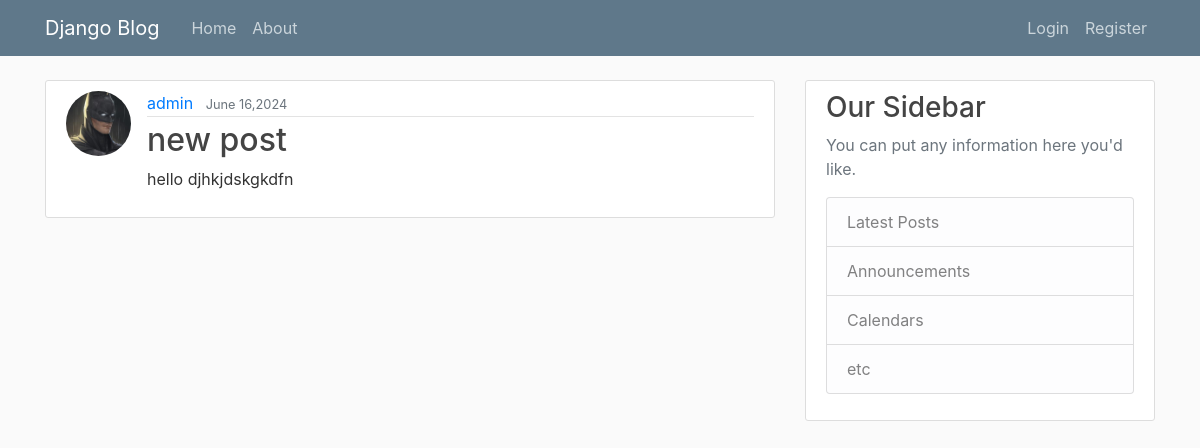
/post/16/, run on the app's committed database.
### polls/models.py (models this page shows, shortened)
class post(models.Model):
    author=models.ForeignKey(User, on_delete=models.CASCADE)
    date_posted=models.DateTimeField(default=timezone.now)
    title=models.CharField(max_length=100)
    content=models.TextField()

### users/models.py (models this page shows, shortened)
class Profile(models.Model):
    username=models.OneToOneField(User,on_delete=models.CASCADE)
    image=models.ImageField(default='default.jpg',upload_to='profile_pics')

### polls/views.py (the view)
# urls.py: path("post/<int:pk>/",post_detail.as_view(),name="detailpost"),
class post_detail(DetailView):
    model=post

### polls/templates/polls/post_detail.html (shortened to what this page needs)
{% extends "polls/base.html" %}
{% block content %}
        <article class="media content-section">
          <img class="rounded-circle article-img" src="{{object.author.profile.image.url}}">
          <div class="media-body">
            <div class="article-metadata">
              <a class="mr-2" href="#">{{ object.author }}</a>
              <small class="text-muted">{{ object.date_posted|date:"F d,Y" }}</small>
            </div>
            <h2 class="article-title"> {{ object.title }}</h2>
            <p class="article-content">{{ object.content }}</p>
          </div>
        </article>
{% endblock content %}

### polls/static/polls/main.css (style rules this page uses)
body { background: #fafafa; color: #333333; margin-top: 5rem; }
h1, h2, h3, h4, h5, h6 { color: #444444; }
.content-section { background: #ffffff; padding: 10px 20px; border: 1px solid #dddddd; border-radius: 3px; margin-bottom: 20px; }
.article-title { color: #444444; }
.article-content { white-space: pre-line; }
.article-img { height: 65px; width: 65px; margin-right: 16px; }
.article-metadata { padding-bottom: 1px; margin-bottom: 4px; border-bottom: 1px solid #e3e3e3 }

### data on the page
post: author.profile.image (picture), author "admin", date_posted "June 16,2024", title "new post", content "hello djhkjdskgkdfn"
